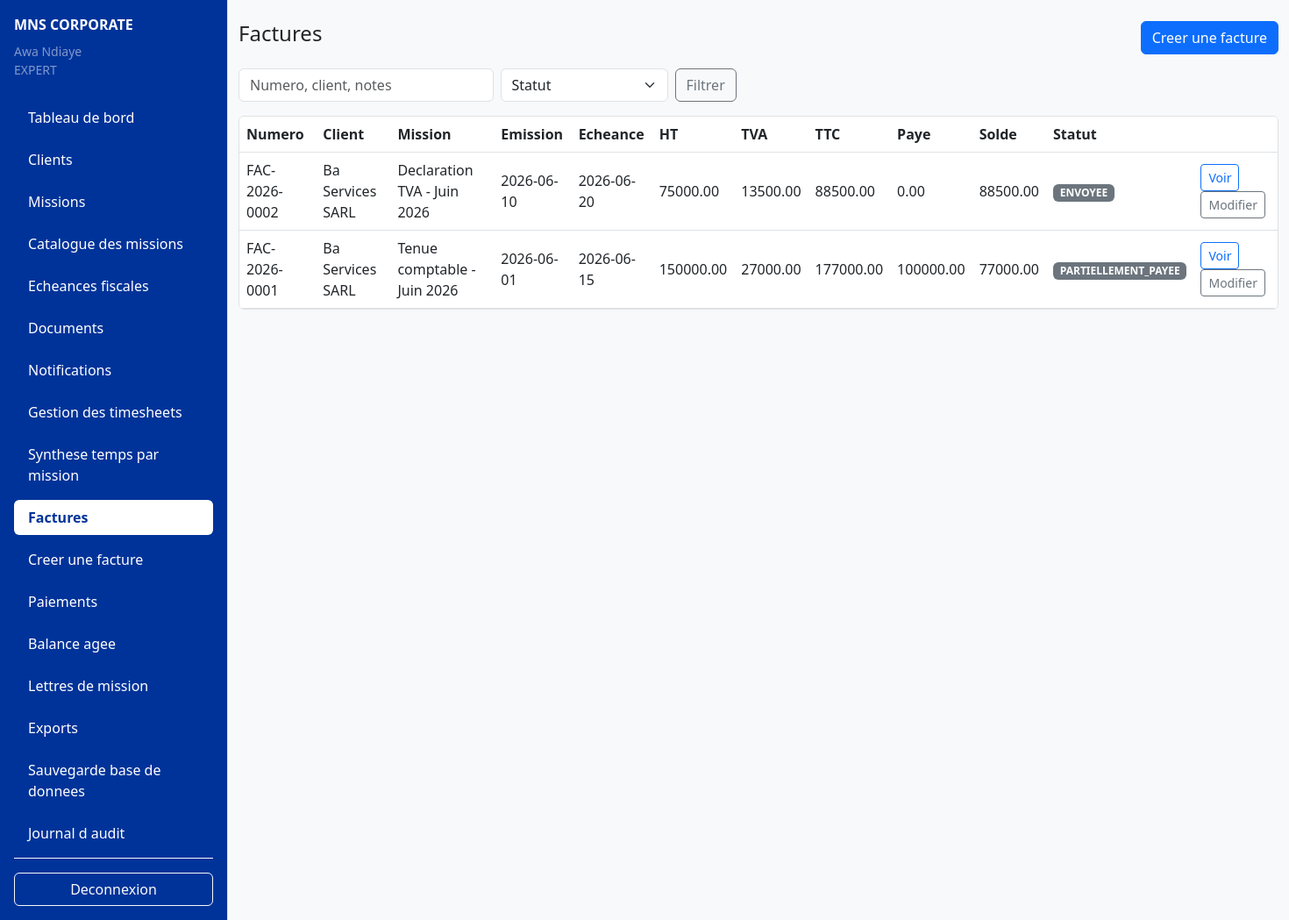
The page /frontend/views/invoices/list.php (signed in) on the database as committed earlier.
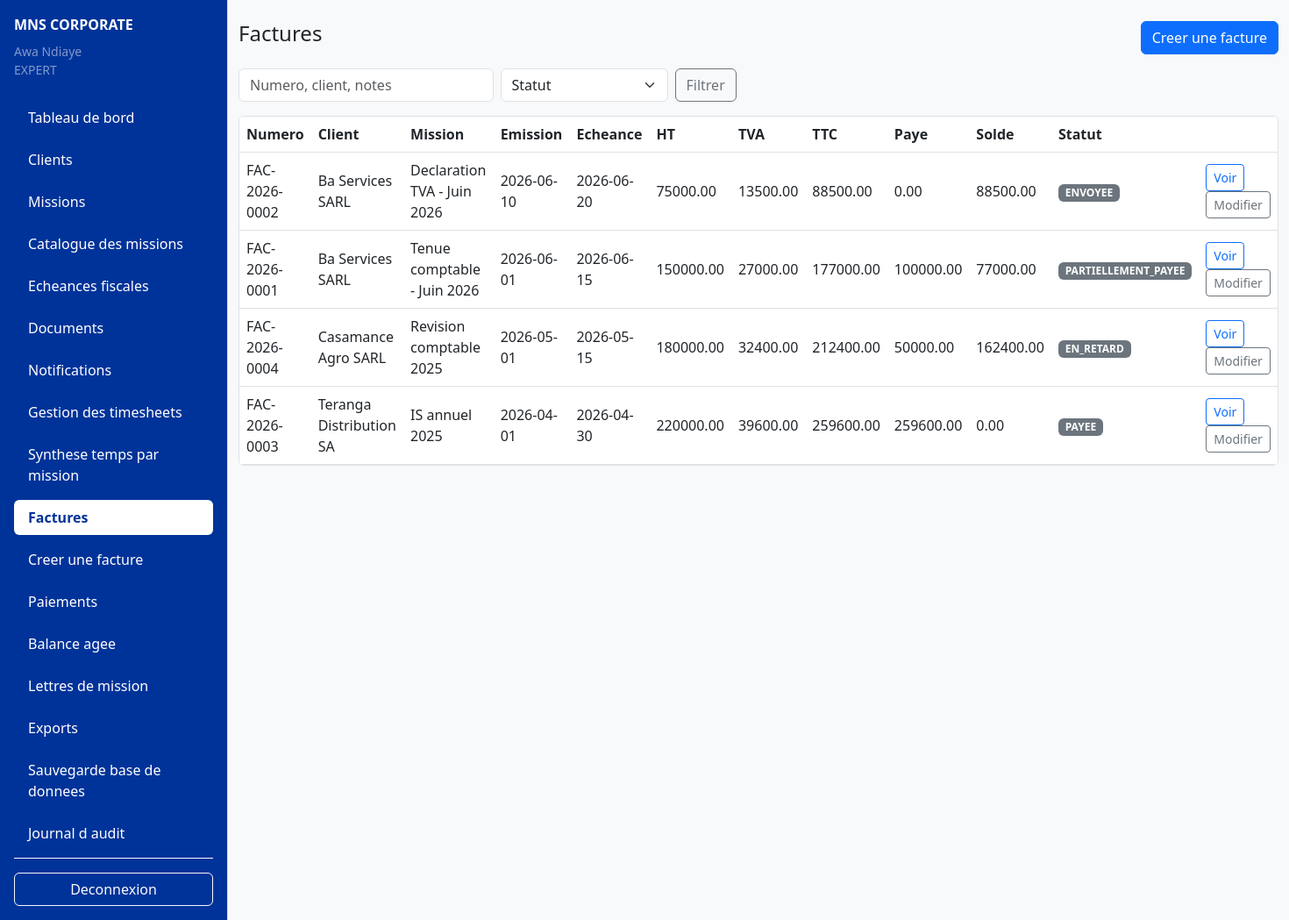
The same page on the database as committed later.
### tables this page shows
CREATE TABLE IF NOT EXISTS invoices (
    id INT UNSIGNED AUTO_INCREMENT PRIMARY KEY,
    client_id INT UNSIGNED NOT NULL,
    mission_id INT UNSIGNED NULL,
    invoice_number VARCHAR(50) NOT NULL UNIQUE,
    issue_date DATE NOT NULL,
    due_date DATE NOT NULL,
    subtotal DECIMAL(12,2) NOT NULL DEFAULT 0.00,
    tax_rate DECIMAL(5,2) NOT NULL DEFAULT 18.00,
    tax_amount DECIMAL(12,2) NOT NULL DEFAULT 0.00,
    total_amount DECIMAL(12,2) NOT NULL DEFAULT 0.00,
    status ENUM('BROUILLON', 'ENVOYEE', 'PARTIELLEMENT_PAYEE', 'PAYEE', 'EN_RETARD', 'ANNULEE')
        NOT NULL DEFAULT 'BROUILLON',
    notes TEXT NULL,
    created_by INT UNSIGNED NOT NULL,
    created_at TIMESTAMP DEFAULT CURRENT_TIMESTAMP,
    updated_at TIMESTAMP DEFAULT CURRENT_TIMESTAMP ON UPDATE CURRENT_TIMESTAMP,
    CONSTRAINT fk_invoices_client
        FOREIGN KEY (client_id) REFERENCES clients(id)
        ON DELETE RESTRICT
        ON UPDATE CASCADE,
    CONSTRAINT fk_invoices_mission
        FOREIGN KEY (mission_id) REFERENCES missions(id)
        ON DELETE SET NULL
        ON UPDATE CASCADE,
    CONSTRAINT fk_invoices_created_by
        FOREIGN KEY (created_by) REFERENCES users(id)
        ON DELETE RESTRICT
        ON UPDATE CASCADE
);

CREATE TABLE IF NOT EXISTS clients (
    id INT UNSIGNED AUTO_INCREMENT PRIMARY KEY,
    user_id INT UNSIGNED NULL UNIQUE,
    company_name VARCHAR(180) NOT NULL,
    legal_form VARCHAR(100) NULL,
    contact_name VARCHAR(150) NULL,
    email VARCHAR(150) NULL,
    phone VARCHAR(30) NULL,
    address VARCHAR(255) NULL,
    ninea VARCHAR(50) NULL UNIQUE,
    rccm VARCHAR(80) NULL UNIQUE,
    tax_regime VARCHAR(100) NULL,
    accounting_year_start DATE NULL,
    accounting_year_end DATE NULL,
    status ENUM('ACTIF', 'INACTIF') NOT NULL DEFAULT 'ACTIF',
    created_at TIMESTAMP DEFAULT CURRENT_TIMESTAMP,
    updated_at TIMESTAMP DEFAULT CURRENT_TIMESTAMP ON UPDATE CURRENT_TIMESTAMP,
    CONSTRAINT fk_clients_user
        FOREIGN KEY (user_id) REFERENCES users(id)
        ON DELETE SET NULL
        ON UPDATE CASCADE
);

CREATE TABLE IF NOT EXISTS missions (
    id INT UNSIGNED AUTO_INCREMENT PRIMARY KEY,
    client_id INT UNSIGNED NOT NULL,
    mission_catalog_id INT UNSIGNED NOT NULL,
    title VARCHAR(180) NOT NULL,
    description TEXT NULL,
    start_date DATE NOT NULL,
    planned_end_date DATE NULL,
    actual_end_date DATE NULL,
    status ENUM('A_FAIRE', 'EN_COURS', 'TERMINEE', 'EN_RETARD', 'ANNULEE')
        NOT NULL DEFAULT 'A_FAIRE',
    priority ENUM('BASSE', 'MOYENNE', 'HAUTE') NOT NULL DEFAULT 'MOYENNE',
    estimated_hours DECIMAL(8,2) NULL,
    created_by INT UNSIGNED NOT NULL,
    created_at TIMESTAMP DEFAULT CURRENT_TIMESTAMP,
    updated_at TIMESTAMP DEFAULT CURRENT_TIMESTAMP ON UPDATE CURRENT_TIMESTAMP,
    CONSTRAINT fk_missions_client
        FOREIGN KEY (client_id) REFERENCES clients(id)
        ON DELETE CASCADE
        ON UPDATE CASCADE,
    CONSTRAINT fk_missions_catalog
        FOREIGN KEY (mission_catalog_id) REFERENCES mission_catalog(id)
        ON DELETE RESTRICT
        ON UPDATE CASCADE,
    CONSTRAINT fk_missions_created_by
        FOREIGN KEY (created_by) REFERENCES users(id)
        ON DELETE RESTRICT
        ON UPDATE CASCADE
);

### backend/includes/helpers.php (called while the page is built, shortened)
<?php
function e(?string $value): string
{
    return htmlspecialchars($value ?? '', ENT_QUOTES, 'UTF-8', false);
}

### backend/models/Invoice.php (called while the page is built, shortened)
<?php
require_once __DIR__ . '/BaseModel.php';
class Invoice extends BaseModel
{
    public function findAll(array $filters = [], int $limit = 20, int $offset = 0): array
    {
        $params = [];
        $where = $this->where($filters, $params);
        $params['limit'] = $limit;
        $params['offset'] = $offset;
        return $this->fetchAll(
            "SELECT i.*, c.company_name, m.title AS mission_title,
                    COALESCE(SUM(p.amount), 0) AS paid_amount,
                    GREATEST(i.total_amount - COALESCE(SUM(p.amount), 0), 0) AS balance_due
             FROM invoices i
             INNER JOIN clients c ON c.id = i.client_id
             LEFT JOIN missions m ON m.id = i.mission_id
             LEFT JOIN payments p ON p.invoice_id = i.id
             {$where}
             GROUP BY i.id, c.company_name, m.title
             ORDER BY i.issue_date DESC, i.id DESC LIMIT :limit OFFSET :offset",
            $params
        );
    }
    private function where(array $filters, array &$params): string
    {
        $where = [];
        return $where ? ' WHERE ' . implode(' AND ', $where) : '';
    }
}

### backend/models/BaseModel.php (called while the page is built, shortened)
<?php
abstract class BaseModel
{
    protected PDO $db;
    public function __construct(PDO $db)
    {
        $this->db = $db;
    }
    protected function fetchAll(string $sql, array $params = []): array
    {
        $stmt = $this->db->prepare($sql);
        $stmt->execute($params);
        return $stmt->fetchAll(PDO::FETCH_ASSOC);
    }
}

### frontend/views/invoices/list.php (the view)
<?php declare(strict_types=1); if(!defined('MNS_CONTROLLER_RENDER')){require_once __DIR__.'/../../../backend/controllers/invoice_controller.php'; handleInvoiceRequest(); return;} require_once __DIR__.'/../../../backend/includes/helpers.php'; $user=currentUser(); $flash=getFlashMessage(); $pages=max(1,(int)ceil(($total??0)/($perPage??20))); require_once __DIR__.'/../includes/header.php'; ?>
<div class="d-flex"><?php require_once __DIR__.'/../includes/sidebar.php'; ?><main class="container-fluid py-4"><?php if($flash): ?><div class="alert alert-<?php echo e($flash['type']==='success'?'success':'danger'); ?>"><?php echo e($flash['message']); ?></div><?php endif; ?><div class="d-flex justify-content-between mb-3"><h1 class="h4">Factures</h1><?php if($user['role']==='EXPERT'): ?><a class="btn btn-primary" href="/MNS_CORPORATE/frontend/views/invoices/create.php">Creer une facture</a><?php endif; ?></div><form class="row g-2 mb-3"><div class="col-md-3"><input class="form-control" name="q" value="<?php echo e($filters['q']??''); ?>" placeholder="Numero, client, notes"></div><div class="col-md-2"><select class="form-select" name="status"><option value="">Statut</option><?php foreach(Invoice::STATUSES as $s): ?><option value="<?php echo e($s); ?>" <?php echo ($filters['status']??'')===$s?'selected':''; ?>><?php echo e($s); ?></option><?php endforeach; ?></select></div><div class="col-md-2"><button class="btn btn-outline-secondary">Filtrer</button></div></form><div class="table-responsive bg-white border rounded"><table class="table table-hover align-middle mb-0"><thead><tr><th>Numero</th><th>Client</th><th>Mission</th><th>Emission</th><th>Echeance</th><th>HT</th><th>TVA</th><th>TTC</th><th>Paye</th><th>Solde</th><th>Statut</th><th></th></tr></thead><tbody><?php foreach(($invoices??[]) as $i): ?><tr><td><?php echo e($i['invoice_number']); ?></td><td><?php echo e($i['company_name']); ?></td><td><?php echo e($i['mission_title']); ?></td><td><?php echo e($i['issue_date']); ?></td><td><?php echo e($i['due_date']); ?></td><td><?php echo e((string)$i['subtotal']); ?></td><td><?php echo e((string)$i['tax_amount']); ?></td><td><?php echo e((string)$i['total_amount']); ?></td><td><?php echo e((string)$i['paid_amount']); ?></td><td><?php echo e((string)$i['balance_due']); ?></td><td><span class="badge text-bg-secondary"><?php echo e($i['status']); ?></span></td><td><a class="btn btn-sm btn-outline-primary" href="/MNS_CORPORATE/frontend/views/invoices/show.php?id=<?php echo e((string)$i['id']); ?>">Voir</a><?php if($user['role']==='EXPERT'): ?> <a class="btn btn-sm btn-outline-secondary" href="/MNS_CORPORATE/frontend/views/invoices/edit.php?id=<?php echo e((string)$i['id']); ?>">Modifier</a><?php endif; ?></td></tr><?php endforeach; ?></tbody></table></div></main></div><?php require_once __DIR__.'/../includes/footer.php'; ?>

### frontend/views/includes/sidebar.php (shortened to what the changed rows need)
<?php
require_once __DIR__ . '/../../../backend/includes/helpers.php';
$user = currentUser();
$role = is_array($user) ? (string) ($user['role'] ?? '') : '';
$fullName = is_array($user) ? (string) ($user['full_name'] ?? '') : '';
$currentPath = (string) ($_SERVER['SCRIPT_NAME'] ?? '');
$sidebarBlue = '#003399';
$links = [];
if ($role === 'EXPERT') {
    $links = [
        ['Tableau de bord', '/MNS_CORPORATE/index.php'],
        ['Clients', '/MNS_CORPORATE/frontend/views/clients/list.php'],
        ['Missions', '/MNS_CORPORATE/frontend/views/missions/list.php'],
        ['Catalogue des missions', '/MNS_CORPORATE/frontend/views/missions/catalog_list.php'],
        ['Echeances fiscales', '/MNS_CORPORATE/frontend/views/deadlines/list.php'],
        ['Documents', '/MNS_CORPORATE/frontend/views/documents/list.php'],
        ['Notifications', '/MNS_CORPORATE/frontend/views/notifications/list.php'],
        ['Gestion des timesheets', '/MNS_CORPORATE/frontend/views/timesheets/list.php'],
        ['Synthese temps par mission', '/MNS_CORPORATE/frontend/views/timesheets/summary.php'],
        ['Factures', '/MNS_CORPORATE/frontend/views/invoices/list.php'],
        ['Creer une facture', '/MNS_CORPORATE/frontend/views/invoices/create.php'],
        ['Paiements', '/MNS_CORPORATE/frontend/views/payments/list.php'],
        ['Balance agee', '/MNS_CORPORATE/frontend/views/payments/balance_aged.php'],
        ['Lettres de mission', '/MNS_CORPORATE/frontend/views/engagement_letters/list.php'],
        ['Exports', '/MNS_CORPORATE/frontend/views/exports/index.php'],
        ['Sauvegarde base de donnees', '/MNS_CORPORATE/frontend/views/exports/backup.php'],
        ['Journal d audit', '/MNS_CORPORATE/frontend/views/audit_logs/list.php'],
    ];
}
?>
<nav class="border-end d-none d-lg-flex flex-column flex-shrink-0" style="min-height:100vh; width:260px; padding:1rem; background-color: <?php echo e($sidebarBlue); ?>;">
    <?php renderSidebarContent($user, $fullName, $role, $links, $currentPath, $sidebarBlue); ?>
</nav>
<?php
function renderSidebarContent(?array $user, string $fullName, string $role, array $links, string $currentPath, string $sidebarBlue): void
{
    ?>
    <?php if ($user !== null): ?>
        <ul class="nav flex-column flex-grow-1">
            <?php foreach ($links as [$label, $url]): ?>
                <?php $isActive = sidebarLinkIsActive((string) $url, $currentPath); ?>
                <li class="nav-item mb-2">
                    <a
                        class="nav-link rounded <?php echo $isActive ? 'fw-semibold' : ''; ?>"
                        style="<?php echo $isActive ? 'background-color:#fff;color:' . e($sidebarBlue) . ';' : 'color:#fff;'; ?>"
                        href="<?php echo e($url); ?>"
                    ><?php echo e($label); ?></a>
                </li>
            <?php endforeach; ?>
        </ul>
    <?php else: ?>
        <div class="text-white-50">Connectez-vous pour voir le menu.</div>
    <?php endif; ?>
    <?php
}
function sidebarLinkIsActive(string $url, string $currentPath): bool
{
    $path = parse_url($url, PHP_URL_PATH);
    return $currentPath === $path;
}

Rows that differ between the two databases and show on the page:
added invoices: invoice_number "FAC-2026-0004", client.company_name "Casamance Agro SARL", mission.title "Revision comptable 2025", issue_date "2026-05-01", due_date "2026-05-15", subtotal "180000.00", tax_amount "32400.00", total_amount "212400.00", paid_amount "50000.00", balance_due "162400.00", status "EN_RETARD"
added invoices: invoice_number "FAC-2026-0003", client.company_name "Teranga Distribution SA", mission.title "IS annuel 2025", issue_date "2026-04-01", due_date "2026-04-30", subtotal "220000.00", tax_amount "39600.00", total_amount "259600.00", paid_amount "259600.00", balance_due "0.00", status "PAYEE"
